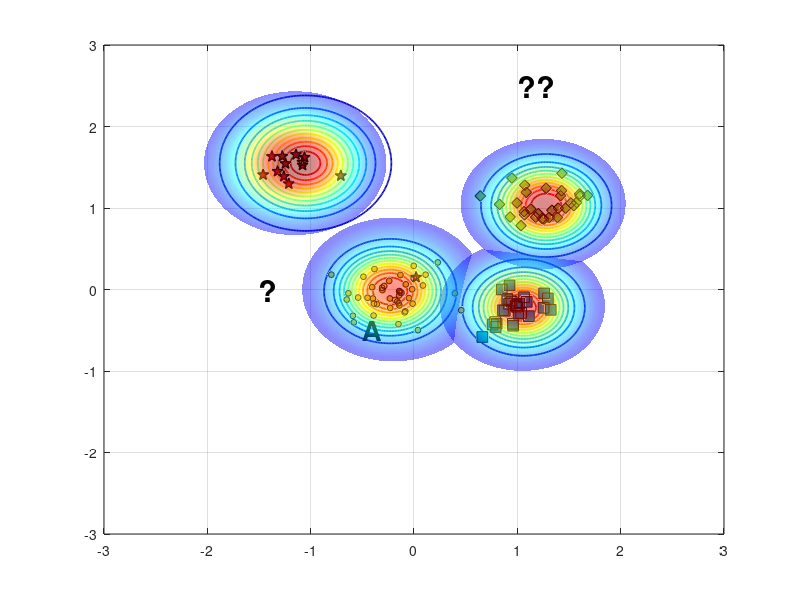

Here is the MATLAB script that generated this plot: (Note: this script raises an error after producing the figure.)
%% Reproduce EVM-style demo figure (no toolboxes)
clear; close all; clc; rng(7);

% ---------- 1) 合成四类二维数据 ----------
% 类中心（大致对应图中位置）
C_star  = [-1.15  1.55];   % 红色星
C_diam  = [ 1.25  1.05];   % 绿色菱形
C_square= [ 1.05 -0.20];   % 蓝色方块
C_dot   = [-0.20  0.00];   % 蓝色小点（被 A 标注影响的那簇）

% 协方差（控制每簇形状）
S = @(sx,sy,rho)[sx^2 rho*sx*sy; rho*sx*sy sy^2];
Sig_star   = S(0.18,0.20, 0.05);
Sig_diam   = S(0.22,0.18,-0.10);
Sig_square = S(0.20,0.16, 0.05);
Sig_dot    = S(0.25,0.18, 0.00);

% 从高斯采样（不用 mvnrnd）
sample = @(N,mu,SIG) (randn(N,2)*chol(SIG,'lower') + mu);

X_star   = sample(12,C_star,   Sig_star);
X_diam   = sample(30,C_diam,   Sig_diam);
X_square = sample(28,C_square, Sig_square);
X_dot    = sample(45,C_dot,    Sig_dot);

% 加一个“离群星”靠近 A（见原图左中）
X_star = [X_star; 0.02 0.15];

% ---------- 2) 底面散点与样式 ----------
figure('Color','w','Position',[100,100,800,600]);
hold on; box on; grid on;
z0 = 0; % 所有散点都放在 z=0 的平面

% 确保按照绘制顺序叠放，便于把散点置顶
set(gca,'SortMethod','childorder');

h_star   = scatter3(X_star(:,1),  X_star(:,2),  z0+zeros(size(X_star,1),1),  70, ...
        'pentagram', 'filled', 'MarkerEdgeColor','k', 'MarkerFaceColor',[0.635294 0.0784314 0.184314], 'LineWidth',1.0); % 红色五角星 #A2142F
h_diam   = scatter3(X_diam(:,1),  X_diam(:,2),  z0+zeros(size(X_diam,1),1),  60, ...
        'd', 'filled', 'MarkerEdgeColor','k', 'MarkerFaceColor',[0.466667 0.674510 0.188235]); % 绿色菱形 #77AC30
h_square = scatter3(X_square(:,1),X_square(:,2),z0+zeros(size(X_square,1),1),60, ...
        's', 'filled', 'MarkerEdgeColor','k', 'MarkerFaceColor',[0 0.447059 0.741176]); % 蓝色正方形 #0072BD
h_dot    = scatter3(X_dot(:,1),   X_dot(:,2),   z0+zeros(size(X_dot,1),1),   18, ...
        'o', 'filled', 'MarkerEdgeColor','k', 'MarkerFaceColor',[0.929412 0.694118 0.125490]); % 黄色圆形 #EDB120


% ---------- 3) ψ-model 等值环（彩色同心） ----------
% 采用带形状参的径向函数 psi(r) = exp(-(r/s)^t)
psi = @(X,Y,cx,cy,s,t) exp( - ( sqrt((X-cx).^2 + (Y-cy).^2) ./ s ).^t );

% 选几处“极端向量/代表点”（包含 A 所在）
EV = [ -0.23 -0.02 ;   % A 对应蓝点极端向量
        1.06 -0.22 ;   % 蓝方块
        1.28  1.03 ;   % 绿菱形
       -1.05  1.55 ];  % 红星
scale = [0.42, 0.36, 0.40, 0.48];   % 各自 scale
shape = [2.6,  2.2,  2.4,  2.0];    % 各自 shape

% 网格
[xg,yg] = meshgrid(linspace(-3,3,400));
colormap(jet); caxis([0 1]);

% 等高线层级（红到蓝：高到低）
levels = linspace(1.0,0.05,12);

for k = 1:size(EV,1)
    Z = psi(xg,yg,EV(k,1),EV(k,2),scale(k),shape(k));
    [~, h] = contour(xg,yg,Z,levels);    % 直接画在底面，保持颜色映射
    set(h,'LineWidth',1.25);

    % 将等高线明确压到 z=0（兼容不同 MATLAB 版本）
    ch = get(h,'Children');
    for ic = 1:numel(ch)
        zd = get(ch(ic),'ZData');
        if ~isempty(zd)
            set(ch(ic),'ZData',zeros(size(zd))); % 强制贴在 z=0
        end
    end
end

% 标出 A 与问号
h_A = text(-0.5,-0.5,0,'A','FontWeight','bold','FontSize',20,'Color','k');
text( 1, 2.5,0,'??','FontWeight','bold','FontSize',22,'Color','k');
text( -1.5,0,0,'?','FontWeight','bold','FontSize',22,'Color','k');

% ---------- 4) 上方半透明“钟形面”（表示类支持/概率） ----------
% 用四个高斯穹顶，中心与各簇一致
gauss2 = @(X,Y,cx,cy,s) exp(-((X-cx).^2 + (Y-cy).^2)/(2*s^2));
tops  = {C_star, C_diam, C_square, C_dot};
sigT  = [0.42 0.38 0.38 0.42];   % 调大 sigma，使穹顶更集中
amp   = [1.05 0.95 0.90 0.85];

% 抬高穹顶，并缩小每个穹顶的覆盖范围（为每个穹顶使用局部网格）
zlift      = 0.22;   % 统一抬高量（不改变颜色映射）
spanFactor = 2.1;    % 每个穹顶半宽 = spanFactor * sigma（越小覆盖越小）
gridN      = 121;    % 局部网格分辨率
thetaN     = 181;    % 角向分辨率（圆形采样）

for i=1:4
    cx = tops{i}(1); cy = tops{i}(2);
    span = spanFactor * sigT(i);
    % 极坐标圆形采样
    rVec = linspace(0, span, gridN);
    thVec = linspace(0, 2*pi, thetaN);
    [Rg, Tg] = ndgrid(rVec, thVec);
    xgi = cx + Rg .* cos(Tg);
    ygi = cy + Rg .* sin(Tg);

    Zt = amp(i) * gauss2(xgi,ygi,cx,cy,sigT(i));
    % 用 Zt 作为颜色，Zt+zlift 作为高度，从而抬高且保留原色
    s1 = surf(xgi,ygi, Zt + zlift, Zt, 'EdgeColor','none', 'FaceAlpha',0.45);
end
shading interp; 
% camlight headlight; 
lighting gouraud;

% 将散点推到顶层
uistack([h_star h_diam h_square h_dot], 'top');
% 将A推到顶层
uistack(h_A, 'top');

% ---------- 5) 轴、视角与观感 ----------
xlim([-2 2]); ylim([-1 3]); zlim([0 1.25]); view(47,21);
axis vis3d; daspect([1 1 0.8]);
set(gca,'FontName','Times New Roman','FontSize',12,'LineWidth',1);
% xlabel('x'); ylabel('y'); zlabel('score / \psi');

% 网格和背景风格
grid on; 
% set(gca,'GridAlpha',0.2,'MinorGridAlpha',0.2);
Ex
